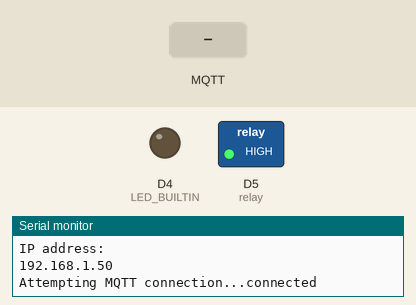
This program was run on a simulated ESP8266 (NodeMCU). On the bench: switched loads named in the program (green lamp = pin HIGH), output pins drawn as LEDs (lit = HIGH, except the on-board LED, lit = LOW), the last lines printed to the serial monitor. Inputs (shaded band) come from the test bench. WiFi joins after 1.5 s; servers stay silent unless stated; no MQTT or app messages arrive unless stated.

Above: at 4.6 s.
4.7 s: MQTT message "on" arrives on the first subscribed topic
At 5.7 s:
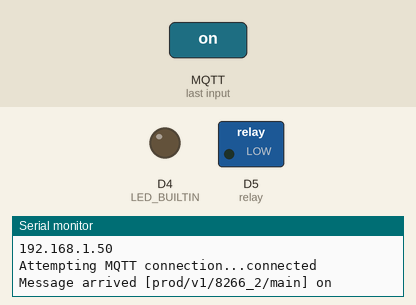
6.2 s: MQTT message "off" arrives on the first subscribed topic
At 6.8 s:
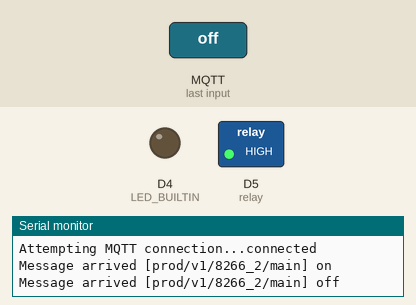
Timing chart, 0 to 9.2 s (numbered marks = the images above; inputs shaded):
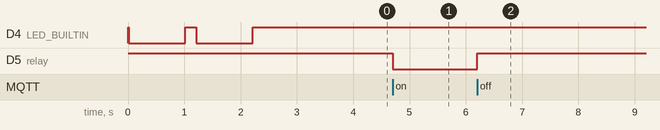

Measured:
- after the input at 4.7 s, D5 (relay): HIGH → LOW at once
- after the input at 6.2 s, D5 (relay): LOW → HIGH at once

The program:

main.cpp
```cpp
#include <ESP8266WiFi.h>
#include <PubSubClient.h>
#include <blinkHelper.h>
#include <./configs/8266_2.h>

const char *ssid = Conf_WiFiSsid;
const char *password = Conf_WiFiPassword;
const uint8_t relay = RELAY;

WiFiClient espClient;
PubSubClient client(espClient);
unsigned long lastMsg = 0;
#define MSG_BUFFER_SIZE (50)
char msg[MSG_BUFFER_SIZE];
int value = 0;

void setup_wifi()
{
  delay(10);
  Serial.println();
  Serial.print("Connecting to ");
  Serial.println(ssid);

  WiFi.mode(WIFI_STA);
  WiFi.begin(ssid, password);

  while (WiFi.status() != WL_CONNECTED)
  {
    blinkNetworkError();
    Serial.print(".");
  }
  randomSeed(micros());
  Serial.println("");
  Serial.println("WiFi connected");
  Serial.println("IP address: ");
  Serial.println(WiFi.localIP());
}

void callback(char *topic, byte *payload, unsigned int length)
{
  Serial.print("Message arrived [");
  Serial.print(topic);
  Serial.print("] ");
  String message;
  message.reserve(sizeof(payload));
  for (int i = 0; i < length; i++)
  {
    Serial.print((char)payload[i]);
    message += (char)payload[i];
  }
  if (message == "on")
  {
    digitalWrite(relay, LOW);
  }
  else if (message == "off")
  {
    digitalWrite(relay, HIGH);
  }
    Serial.println("");
}

void reconnect()
{
  // Loop until we're reconnected
  while (!client.connected())
  {
    Serial.print("Attempting MQTT connection...");
    if (client.connect(Conf_DeviceId, Conf_DeviceId, Conf_DeviceId))
    {
      Serial.println("connected");
      client.subscribe(Conf_Mqtt_Prefix Conf_DeviceId "/main");
    }
    else
    {
      Serial.print("failed, rc=");
      Serial.print(client.state());
      Serial.println(" try again in 5 seconds");
      blinkMqttError();
      delay(5000);
    }
  }
}

void setup()
{
  Serial.begin(9600);
  pinMode(relay, OUTPUT);
  pinMode(LED_BUILTIN, OUTPUT);
  digitalWrite(relay, HIGH);
  digitalWrite(LED_BUILTIN, HIGH);
  setup_wifi();
  client.setServer(Conf_MqttServer, Conf_MqttPort);
  client.setCallback(callback);
}

void loop()
{
  if (!client.connected())
  {
    reconnect();
  }
  client.loop();
}
```

blinkHelper.cpp
```cpp
#include <Arduino.h>
//#include <config.h>
//#include <./configs/config.prod.8266_1.h>
//https://nodemcu.readthedocs.io/en/release/modules/mqtt/

void _blinkOnce(int blinkTime) {
  digitalWrite(LED_BUILTIN, LOW);   // Turn the LED on
  delay(blinkTime);
  digitalWrite(LED_BUILTIN, HIGH);  // Turn the LED off by making the voltage HIGH
}

void blinkLong(){
  _blinkOnce(1000);
}

void blinkShort(){
  _blinkOnce(400);
}
//TODO: придумать с выводом ошибки во внешний светодиод
void blinkErrorCode(int tens, int units){

  int delayBeetweenBlink = 200;
  //Отмигиваем десятки, длинные
  for (int i = 1; i <= tens; i++)
  {
    blinkLong();
    delay(delayBeetweenBlink);
  }
  //отмигиваем единички
  for (int s = 1; s <= units; s++ ){
    blinkShort();
    delay(delayBeetweenBlink);
  }
  delay(1000);
}

//2 длинных мигания
void blinkNetworkError(){
  Serial.println("[error 20] NetworkError");
  blinkErrorCode(2, 0);
}

void blinkMqttSendMessageError(){
  Serial.println("[error 30] mqtt send message error");
  blinkErrorCode(3, 0);
}


// 2 длинных и 1 одно короткое мигание
void blinkMqttError(){
  Serial.println("[error 21] mqtt error");
  blinkErrorCode(2, 1);
}

// 5 длинных миганий
void blinkInternalError(String message){
    Serial.println("[error 50] internal error");
    Serial.println(message);
    blinkErrorCode(5, 0);
}

void blinkBmeError(){
  Serial.println("[error 51] bme280 error");
  blinkErrorCode(5, 1);
}

//Одно мигание
void blinkAllIsOk(){
  blinkErrorCode(0, 1);
}

/*
@blinkTime - время свечения светодиода
@count - количество миганий
@delayTime-задержка между миганиями*/
void blink(int count, int blinkTime = 200, int delayTime = 200) {
  for (int i = 1; i <= count; i++) {
    _blinkOnce(blinkTime);
    if (i != count) { //чтобы после последнего мигания не было задержки
      delay(delayTime);
    }
  }
}
```

blinkHelper.h
```cpp
//Под капотом .cpp файло использует LED_BUILTIN. Возможно, нужно передавать эту переменную извне

//2 длинных мигания
void blinkNetworkError();

// 2 длинных и 1 одно короткое мигание
void blinkMqttError();

// 3 длинных
void blinkMqttSendMessageError();

// 5 длинных миганий
void blinkInternalError(char *message);

//Одно короткое мигание
void blinkAllIsOk();

//Отмигать пользовательский код - первый параметр десятки, второй - единицы
void blinkErrorCode(int tens, int units);

//ошибка bme280
void blinkBmeError();
```

8266_2.h
```cpp
#ifndef config_h
#define config_h
#define DEVICE_DESCRIPTION "esp8266 with relay. Contract is: on/off in main topic"
#define Conf_WiFiSsid "B9ac2"
#define Conf_WiFiPassword "netgear1"
#define Conf_MqttServer "10.8.0.1"
#define Conf_MqttPort 1883
#define Conf_Mqtt_Prefix "prod/v1/"
#define Conf_DeviceId "8266_2"
//реле
#define RELAY D5
#endif
```
